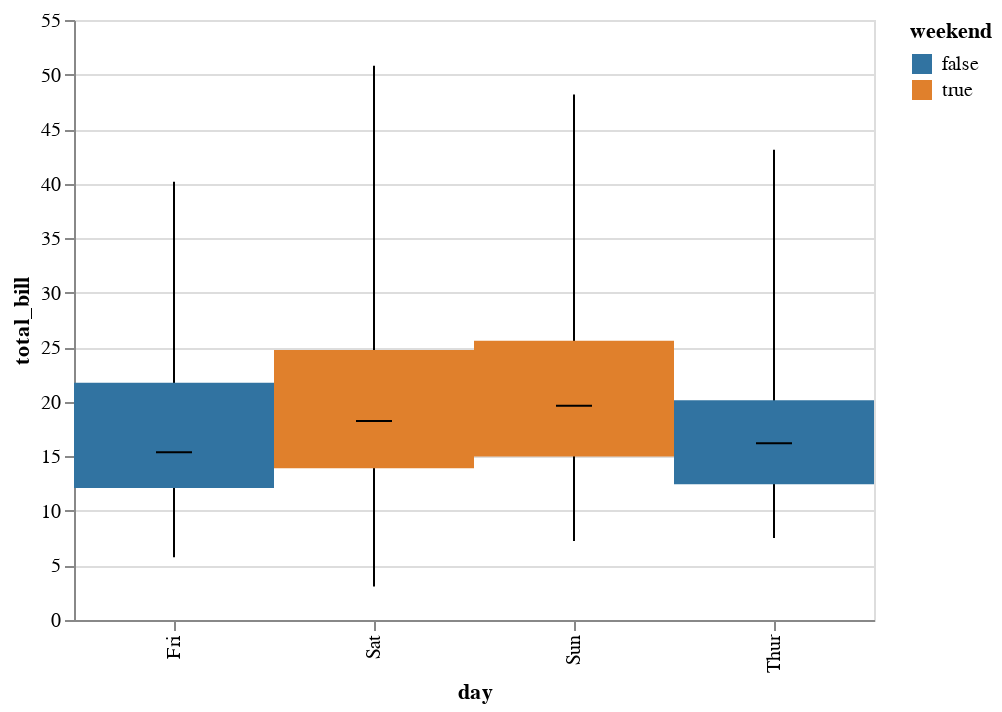

Write notebook code for a chart like this one.
### Code cell
tips["weekend"] = tips["day"].isin(["Sat", "Sun"])
display(salt.boxplot(x="day", y="total_bill", hue="weekend", data=tips, dodge=False))
ax = sns.boxplot(x="day", y="total_bill", hue="weekend", data=tips, dodge=False)

### Figure 1 — Vega-Lite specification as saved in the notebook (floating-point values rounded to 4 significant figures; data arrays with more than 128 entries replaced by an {"elided": "..."} marker saying what was removed)
{"$schema": "https://vega.github.io/schema/vega-lite/v2.4.1.json", "config": {"range": {"category": ["rgba(49,115,161,1)", "rgba(224,128,44,1)", "rgba(58,145,58,1)", "rgba(192,60,61,1)", "rgba(147,113,178,1)", "rgba(131,91,83,1)", "rgba(213,132,188,1)", "rgba(127,127,127,1)", "rgba(168,169,53,1)", "rgba(45,171,184,1)"]}, "view": {"height": 300, "width": 400}}, "data": {"values": {"elided": "244 records"}}, "layer": [{"encoding": {"x": {"field": "day", "type": "nominal"}, "y": {"aggregate": "min", "field": "total_bill", "type": "quantitative"}, "y2": {"aggregate": "max", "field": "total_bill", "type": "quantitative"}}, "mark": "rule"}, {"encoding": {"color": {"field": "weekend", "type": "nominal"}, "x": {"field": "day", "type": "nominal"}, "y": {"aggregate": "q1", "axis": {"title": "total_bill"}, "field": "total_bill", "type": "quantitative"}, "y2": {"aggregate": "q3", "field": "total_bill", "type": "quantitative"}}, "mark": "bar"}, {"encoding": {"x": {"field": "day", "type": "nominal"}, "y": {"aggregate": "median", "field": "total_bill", "type": "quantitative"}}, "mark": {"color": "black", "size": 18, "type": "tick"}}]}
